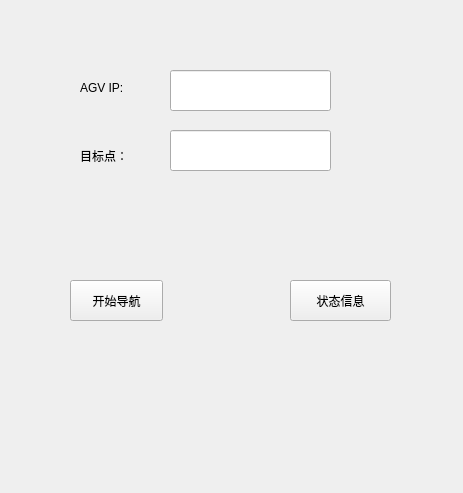
<?xml version="1.0" encoding="UTF-8"?>
<ui version="4.0">
 <class>Widget</class>
 <widget class="QWidget" name="Widget">
  <property name="geometry">
   <rect>
    <x>0</x>
    <y>0</y>
    <width>463</width>
    <height>493</height>
   </rect>
  </property>
  <property name="windowTitle">
   <string>Widget</string>
  </property>
  <widget class="QPushButton" name="pushButton">
   <property name="geometry">
    <rect>
     <x>290</x>
     <y>280</y>
     <width>101</width>
     <height>41</height>
    </rect>
   </property>
   <property name="text">
    <string>状态信息</string>
   </property>
  </widget>
  <widget class="QPushButton" name="pushButton_2">
   <property name="geometry">
    <rect>
     <x>70</x>
     <y>280</y>
     <width>93</width>
     <height>41</height>
    </rect>
   </property>
   <property name="text">
    <string>开始导航</string>
   </property>
  </widget>
  <widget class="QLineEdit" name="lineEdit">
   <property name="geometry">
    <rect>
     <x>170</x>
     <y>130</y>
     <width>161</width>
     <height>41</height>
    </rect>
   </property>
   <property name="maxLength">
    <number>5</number>
   </property>
  </widget>
  <widget class="QLineEdit" name="lineEdit_2">
   <property name="geometry">
    <rect>
     <x>170</x>
     <y>70</y>
     <width>161</width>
     <height>41</height>
    </rect>
   </property>
   <property name="readOnly">
    <bool>false</bool>
   </property>
  </widget>
  <widget class="QLabel" name="label">
   <property name="geometry">
    <rect>
     <x>80</x>
     <y>80</y>
     <width>72</width>
     <height>15</height>
    </rect>
   </property>
   <property name="text">
    <string>AGV IP:</string>
   </property>
  </widget>
  <widget class="QLabel" name="label_2">
   <property name="geometry">
    <rect>
     <x>80</x>
     <y>140</y>
     <width>72</width>
     <height>31</height>
    </rect>
   </property>
   <property name="text">
    <string>目标点：</string>
   </property>
  </widget>
 </widget>
 <resources/>
 <connections/>
</ui>
